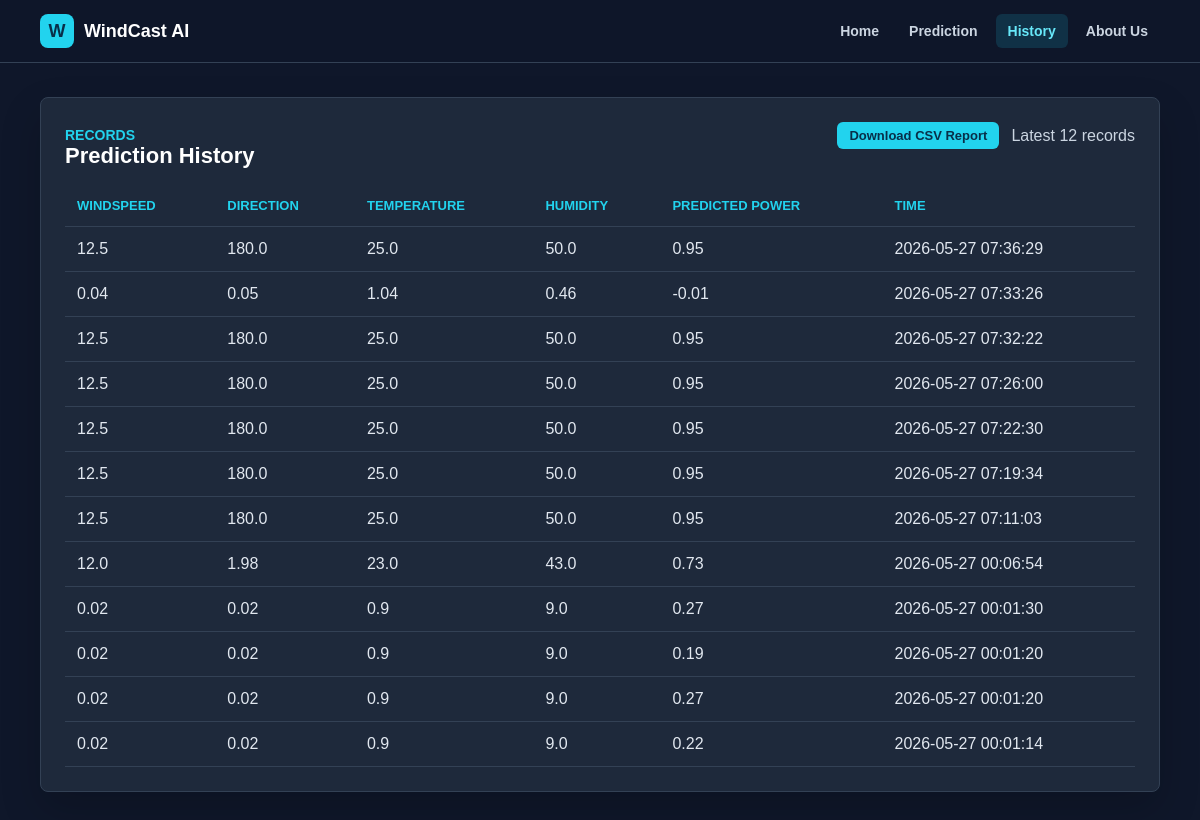
The app's page /history with its own data.
### tables this page shows
CREATE TABLE predictions (id INTEGER PRIMARY KEY AUTOINCREMENT, windspeed REAL NOT NULL, winddirec REAL NOT NULL, temperature REAL NOT NULL, humidity REAL NOT NULL, predicted_power REAL NOT NULL, created_at TEXT NOT NULL);

### app.py (the view)
@app.route("/history")
def history_page():
    history = get_predictions()
    return render_template("history.html", history=history)

### app.py (called while the page is built)
def get_predictions(limit=12):
    with sqlite3.connect(DB_PATH) as connection:
        connection.row_factory = sqlite3.Row
        rows = connection.execute(
            """
            SELECT * FROM predictions
            ORDER BY id DESC
            LIMIT ?
            """,
            (limit,),
        ).fetchall()
    return [dict(row) for row in rows]

### templates/history.html (shortened to what this page needs)
{% extends "layout.html" %}
{% block content %}
<section class="card app-section">
    <div class="section-title">
        <div>
            <p class="eyebrow">Records</p>
            <h2>Prediction History</h2>
        </div>
        <div style="display: flex; align-items: center; gap: 12px; flex-wrap: wrap;">
            <a href="{{ url_for('download_report') }}" class="primary-link btn-small">Download CSV Report</a>
            <span>Latest 12 records</span>
        </div>
    </div>
    <div class="table-wrap">
        <table>
            <thead>
                <tr>
                    <th>Windspeed</th>
                    <th>Direction</th>
                    <th>Temperature</th>
                    <th>Humidity</th>
                    <th>Predicted Power</th>
                    <th>Time</th>
                </tr>
            </thead>
            <tbody>
                {% for row in history %}
                    <tr>
                        <td>{{ row.windspeed }}</td>
                        <td>{{ row.winddirec }}</td>
                        <td>{{ row.temperature }}</td>
                        <td>{{ row.humidity }}</td>
                        <td>{{ row.predicted_power }}</td>
                        <td>{{ row.created_at }}</td>
                    </tr>
                {% else %}
                    <tr>
                        <td colspan="6" class="empty-row">No prediction history yet.</td>
                    </tr>
                {% endfor %}
            </tbody>
        </table>
    </div>
</section>
{% endblock %}

### templates/layout.html (shortened to what this page needs)
<!DOCTYPE html>
<html lang="en">
<head>
    <link rel="stylesheet" href="{{ url_for('static', filename='style.css') }}">
</head>
<body>
    <nav class="navbar" aria-label="Primary navigation">
        <a class="brand" href="{{ url_for('index') }}">
            <span class="brand-mark">W</span>
            <span>WindCast AI</span>
        </a>
        <div class="nav-links">
            <a href="{{ url_for('index') }}" class="{% if request.endpoint == 'index' %}active{% endif %}">Home</a>
            <a href="{{ url_for('predict') }}" class="{% if request.endpoint == 'predict' %}active{% endif %}">Prediction</a>
            <a href="{{ url_for('history_page') }}" class="{% if request.endpoint == 'history_page' %}active{% endif %}">History</a>
            <a href="{{ url_for('about_page') }}" class="{% if request.endpoint == 'about_page' %}active{% endif %}">About Us</a>
        </div>
    </nav>
    <main class="page">
        {% block content %}{% endblock %}
    </main>
</body>
</html>

### static/style.css (style rules this page uses)
* { box-sizing: border-box; }
html { scroll-behavior: smooth; }
body { margin: 0; min-height: 100vh; background: #0f172a; color: #ffffff; font-family: Arial, Helvetica, sans-serif; }
h1, h2, h3, p { margin-top: 0; }
.navbar { position: sticky; top: 0; z-index: 20; display: flex; align-items: center; justify-content: space-between; gap: 18px; padding: 14px max(20px, calc((100vw - 1120px) / 2)); border-bottom: 1px solid #334155; background: rgba(15, 23, 42, 0.94); backdrop-filter: blur(14px); }
.brand, .nav-links a, .primary-link, .secondary-link { text-decoration: none; }
.brand { display: inline-flex; align-items: center; gap: 10px; color: #ffffff; font-size: 18px; font-weight: 900; }
.brand-mark { display: inline-flex; width: 34px; height: 34px; align-items: center; justify-content: center; border-radius: 8px; background: #22d3ee; color: #082f49; }
.nav-links { display: flex; align-items: center; gap: 6px; overflow-x: auto; }
.nav-links a { padding: 9px 12px; border-radius: 6px; color: #cbd5e1; font-size: 14px; font-weight: 800; white-space: nowrap; }
.nav-links a:hover, .nav-links a.active { background: rgba(34, 211, 238, 0.14); color: #67e8f9; }
.page { width: min(1120px, calc(100% - 32px)); margin: 0 auto; padding: 34px 0 48px; }
.app-section { margin-bottom: 24px; }
.eyebrow { margin-bottom: 8px; color: #22d3ee; font-size: 14px; font-weight: 900; text-transform: uppercase; }
h2 { margin-bottom: 18px; color: #ffffff; font-size: 22px; }
.subtitle, .empty-state, .model-note, .section-title span, .model-info-card p, .chart-caption, .steps p, .hero-panel p { color: #cbd5e1; }
.primary-link, .secondary-link { display: inline-flex; min-height: 42px; align-items: center; justify-content: center; padding: 11px 16px; border-radius: 6px; font-weight: 900; }
.primary-link { background: #22d3ee; color: #082f49; }
.hero-panel, .card, .model-info-card, .mini-chart, .metric-box { border: 1px solid #334155; border-radius: 8px; background: #1e293b; box-shadow: 0 18px 40px rgba(0, 0, 0, 0.18); }
.section-title { display: flex; align-items: baseline; justify-content: space-between; gap: 16px; margin-bottom: 16px; }
.section-title h2, .section-title .eyebrow { margin-bottom: 0; }
.card { padding: 24px; }
.table-wrap { overflow-x: auto; }
table { width: 100%; border-collapse: collapse; }
th, td { padding: 13px 12px; border-bottom: 1px solid #334155; text-align: left; white-space: nowrap; }
th { color: #22d3ee; font-size: 13px; text-transform: uppercase; }
td { color: #e2e8f0; }
.btn-small { padding: 7px 12px !important; min-height: auto !important; font-size: 13px !important; line-height: 1 !important; }

### records on screen
predictions: windspeed "12.5", winddirec "180.0", temperature "25.0", humidity "50.0", predicted_power "0.95", created_at "2026-05-27 07:36:29"
predictions: windspeed "0.04", winddirec "0.05", temperature "1.04", humidity "0.46", predicted_power "-0.01", created_at "2026-05-27 07:33:26"
predictions: windspeed "12.5", winddirec "180.0", temperature "25.0", humidity "50.0", predicted_power "0.95", created_at "2026-05-27 07:32:22"
predictions: windspeed "12.5", winddirec "180.0", temperature "25.0", humidity "50.0", predicted_power "0.95", created_at "2026-05-27 07:26:00"
predictions: windspeed "12.5", winddirec "180.0", temperature "25.0", humidity "50.0", predicted_power "0.95", created_at "2026-05-27 07:22:30"
predictions: windspeed "12.5", winddirec "180.0", temperature "25.0", humidity "50.0", predicted_power "0.95", created_at "2026-05-27 07:19:34"
predictions: windspeed "12.5", winddirec "180.0", temperature "25.0", humidity "50.0", predicted_power "0.95", created_at "2026-05-27 07:11:03"
predictions: windspeed "12.0", winddirec "1.98", temperature "23.0", humidity "43.0", predicted_power "0.73", created_at "2026-05-27 00:06:54"
predictions: windspeed "0.02", winddirec "0.02", temperature "0.9", humidity "9.0", predicted_power "0.27", created_at "2026-05-27 00:01:30"
predictions: windspeed "0.02", winddirec "0.02", temperature "0.9", humidity "9.0", predicted_power "0.19", created_at "2026-05-27 00:01:20"
predictions: windspeed "0.02", winddirec "0.02", temperature "0.9", humidity "9.0", predicted_power "0.27", created_at "2026-05-27 00:01:20"
predictions: windspeed "0.02", winddirec "0.02", temperature "0.9", humidity "9.0", predicted_power "0.22", created_at "2026-05-27 00:01:14"
